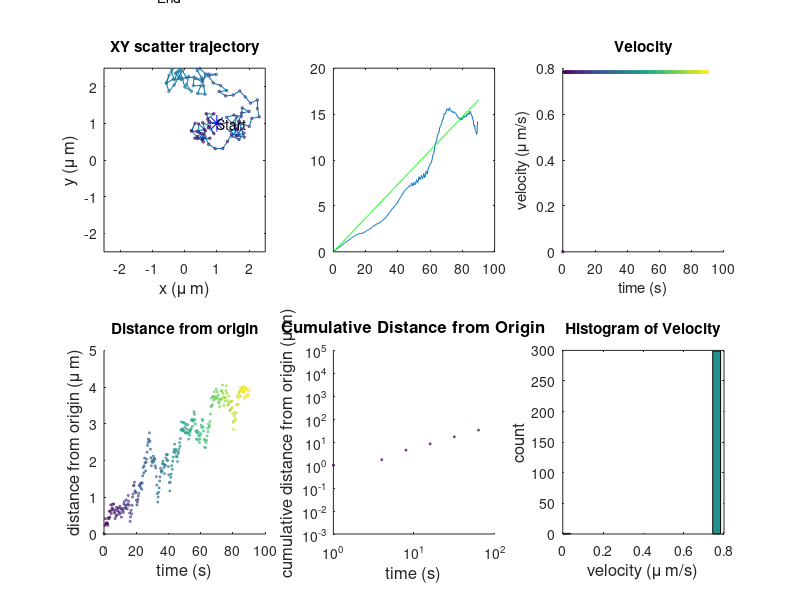
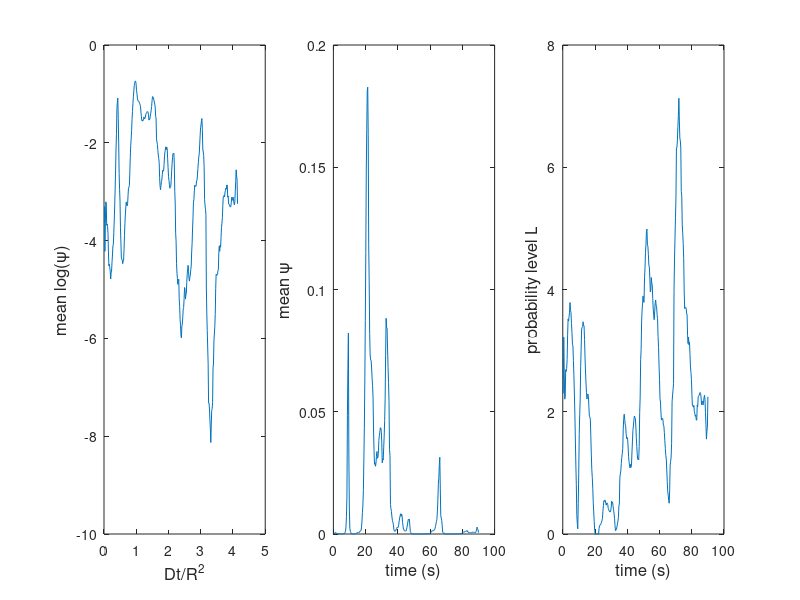
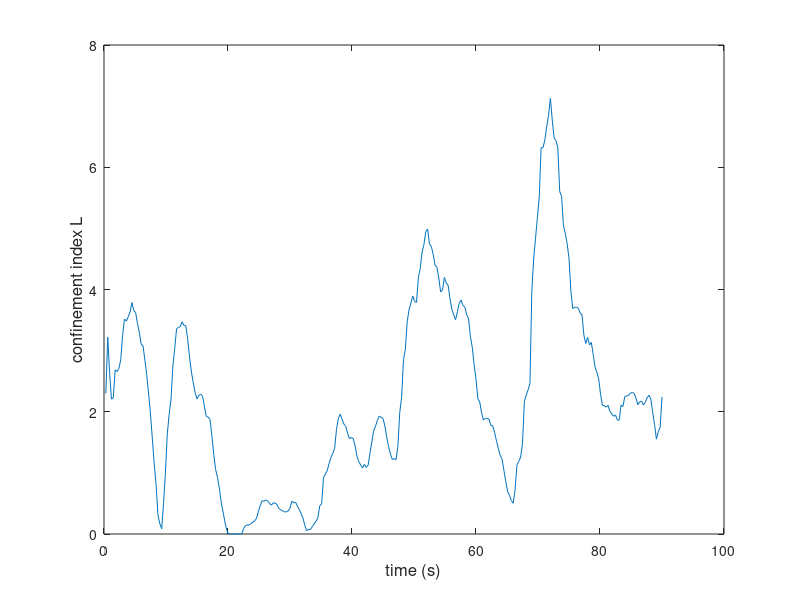
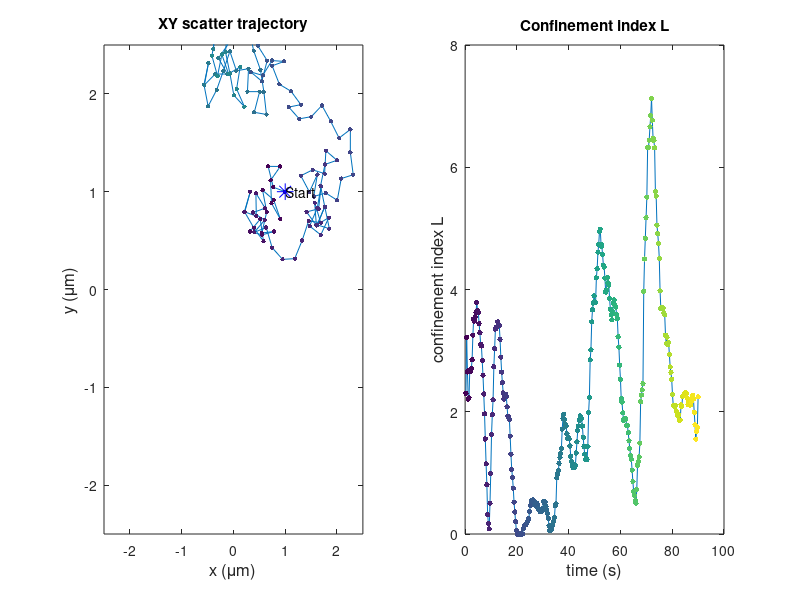

These figures' MATLAB source, in order:
% 1. simulates a random walk according to the initialized parameters
% 2. calculates trajectory parameters: scatter, MSD, velocity, distance from origin
% 3. calculates the confinement index according to Simson, et al. (1995), Biophysical Journal, 69(September), 989?993. 
% 
% 
% D-diffusion coefficient
% dt-time step
% 
% Date:     04/05/15
% Author:   Christian Sieben

clear all, clc, close all

%% Initiate parameters

%%%%%%%%%%%%%%%%%%%%%%%%%%%%%%%%%%%%%%%%%%%%%%%%%%%%%%%%%%%%%%%%%%%%%%%%%

start=[1 1];                                % starting coordinates
num_steps=300;                              % number of steps
D=0.046;                                     % diffusion constant ?m2/s             
segment=20;                                 % Sm, segment length in frames


dt=0.3;                     % time step
dx=1;                       % pixel size
step_size=sqrt(4*D*dt);     % D=(dx^2)/dt --> in ?m  

minAxis=-2.5;               % min axis 
maxAxis=2.5;                % max axis


figure('Position',[200 400 900 650],'name','Overview Figure: scatter, velocity, MSD, cum. displacement')
h=gcf;
set(h,'PaperOrientation','landscape');
%%%%%%%%%%%%%%%%%%%%%%%%%%%%%%%%%%%%%%%%%%%%%%%%%%%%%%%%%%%%%%%%%%%%%%%%%
%% Calculate random walk

pos = zeros(num_steps,2);
pos(1,1)=start(1);
pos(1,2)=start(2);
pos(1,3)=0;

a = 1;       % randomize angle
b = 360;  
angle = (b-a).*rand(num_steps,1) + a;

for k=2:num_steps;
    
    pos(k,1)=(pos(k-1,1))+sin(angle(k))*step_size;      % pos in ?m
    pos(k,2)=(pos(k-1,2))+cos(angle(k))*step_size;      % pos in ?m
    pos(k,3)=k*dt;                                      % time in seconds
    
end

%% Plot Data

subplot(2,3,1)
line(pos(:,1)*dx,pos(:,2)*dx);hold on;
scatter(pos(:,1)*dx,pos(:,2)*dx,3,pos(:,3));hold on;
plot(pos(1,1)*dx,pos(1,2)*dx,'*b','MarkerSize',12);hold on;
text(pos(1,1)*dx,pos(1,2)*dx, 'Start');
plot(pos(length(pos),1)*dx,pos(length(pos),2)*dx,'+b','MarkerSize',12);hold on;
text(pos(length(pos),1)*dx,pos(length(pos),2)*dx,'End');hold on;
title('XY scatter trajectory');
axis([minAxis maxAxis minAxis maxAxis])
xlabel('x (\mu m)', 'FontSize',12);
ylabel('y (\mu m)', 'FontSize',12);
box on;
% c=colorbar%('northoutside');


%% Plot displacement from origin

dcum = zeros(num_steps,1);
dcum(1,1)=0;

for k=2:num_steps;
    
    dist(k,1)=sqrt(((pos(k,1)-pos(1,1))^2)+((pos(k,2)-pos(1,2))^2));

    dcum(k)=dist(k)+dcum(k-1);
end

subplot(2,3,4)
scatter(pos(:,3),dist*dx,2,pos(:,3));
title('Distance from origin');
xlabel('time (s)', 'FontSize',12);
ylabel('distance from origin (\mu m)', 'FontSize',12);

subplot(2,3,5)
scatter(pos(:,3),dcum*dx,2,pos(:,3));
set(gca,'xscale','log')
set(gca,'yscale','log')
axis([1 100 0.001 1e5])
title('Cumulative Distance from Origin', 'FontSize',12);
xlabel('time (s)', 'FontSize',12);
ylabel('cumulative distance from origin (\mu m)', 'FontSize',12);

%% My MSD

frame=pos(:,3);
frame=frame/dt; % random walk generate in s --> transform to frames
frame=frame-min(frame);

% i = frame --> Reihe
% j = gap; --> Spalte

msd=zeros(max(frame), 50);
msd2=zeros(50, 3);

for i=1:1:max(frame);    % for all frames
    vx=find(frame == i);
    
    if isempty(vx)==1; % if frame does not exist, skip   
    else
        
    
    for j=1:300; % time gap
    
    if vx+j>length(pos) || i+j~=frame(vx+j) % if point plus gap exeeds lentgh, skip
    
        msd(i,j)=0;
    
    else
        
        msd(i,j)=((pos(vx,1)-pos(vx+j,1))^2)+((pos(vx,2)-pos(vx+j,2))^2);
    
%         msd2(j,1)=j;
%         msd2(j,2)=mean(nonzeros(msd(:,j)));
%         msd2(j,3)=std(nonzeros(msd(:,j)));
    end
    
    end
        
    end
    
end

for m=1:300;
    
        msd2(m,1)=m;
        msd2(m,2)=mean(nonzeros(msd(:,m)));
        msd2(m,3)=std(nonzeros(msd(:,m)));
        
end


msd2(:,4)=msd2(:,2);        % mean msd per second
msd2(:,5)=msd2(:,1)*dt;     % lag time in second
msd2(:,6)=msd2(:,3);        % error msd per second

subplot(2,3,2)
% scatter(msd2(:,5),msd2(:,4)); hold on;
% errorbar(msd2(:,5),msd2(:,4),msd2(:,6)); hold on;
plot(msd2(:,5),msd2(:,4)); hold on;
plot(msd2(:,5),4*D*msd2(:,5),'-g')

%% Velocity

vel=zeros(length(pos),1);

for k=2:num_steps;
    
    vel(k,1)=sqrt(((pos(k,1)-pos(k-1,1))^2)+((pos(k,2)-pos(k-1,2))^2));

    
end

vel=vel*dx/dt; % vel in ?m/s
subplot(2,3,3)
scatter(pos(:,3),vel,3,pos(:,3));
title('Velocity');
xlabel('time (s)');
ylabel('velocity (\mu m/s)');


subplot(2,3,6)
hist(vel,20)
title('Histogram of Velocity');
xlabel('velocity (\mu m/s)', 'FontSize',12);
ylabel('count', 'FontSize',12);

%% Calculate confinement

% generate variable frame

frame=pos(:,3);             % time step in seconds
frame=frame/dt;             % time step in frames
frame=frame-min(frame);     % starting from 0
frame(1,1)=1;               % starting from 1

% i = frame --> Reihe
% j = gap; --> Spalte

prob=[];    %zeros(max(frame), 5);
prob2=[];   %zeros(5, 2);
d=[];
vx=[];
vy=[];

c=1;

for i=1:max(frame)-segment;                       % for all frames
    vx=find(frame == i);                     % find frame i
    
    if isempty(vx)==1;                       % if frame does not exist, skip   
    else
        
     
    for j=4:segment;                                           % segment length
          
        vy=find(frame <= (i+j) & frame >= i );          % select segment
        subset(:,1)=pos(vy);                            % define segment as subset
        subset(:,2)=pos(vy,2);
        
        if length(vy)==1;   % if subset is only 1 frame --> distance is 0
                     R=0;
        else    
        
            for  k=2:length(subset);
                 d(k,1)=sqrt(((subset(k,1)-subset(1,1))^2)+((subset(k,2)-subset(1,2))^2));    % calculate the distance to each point in subset from point i  
            end
        R=max(d);                                                      % maximum distance within subset
        prob(i:(i+j),c)=0.2048-2.5117*((D*j)./(R^2));                  % probability within subset
%         prob(c,i:(i+j))=((D*j)./(R^2));

%       prob(c,i:(i+j))=horzcat(prob(c,i:(i+j)),((D*j)./(R^2)));
        c=c+1;  
        clear subset
        end
    
%     c=c+1;    
        
    end
    clear vx vy R d;
    
    end
   
end
clear subset

for l=1:length(frame)
    
prob2(l,1)=l;                           % frame
prob2(l,2)=mean(nonzeros(prob(l,:)));   % this is psi

end


L=[];

for i=1:length(prob2)
    
    if 10.^(prob2(i,2))>0.1
       L(i,1)=0;
       
    else
        
        L(i,1)=((prob2(i,2))*(-1)-1);
        
    end
L(i,2)=i;
    
end

figure('Position',[200 20 900 300],'name','Confinement parameters')
h=gcf;
set(h,'PaperOrientation','landscape');

subplot(1,3,1)
plot(D*prob2(:,1)*dt,prob2(:,2));hold on;
xlabel('Dt/R^2','FontSize',12);
ylabel('mean log(\psi)','FontSize',12);

subplot(1,3,2)
plot(prob2(:,1)*dt,10.^(prob2(:,2)));hold on;
xlabel('time (s)','FontSize',12);
ylabel('mean \psi','FontSize',12);

subplot(1,3,3)
plot(L(:,2)*dt, L(:,1)); hold on;       
xlabel('time (s)','FontSize',12);
ylabel('probability level L','FontSize',12);

%% Figures to save

figure('Position',[200 800 300 300], 'name','confinement index L')

plot(L(:,2)*dt, L(:,1)); hold on;
% plot(L(:,2)*dt, s3,'-r');       
xlabel('time (s)','FontSize',12);
ylabel('confinement index L','FontSize',12);


figure('Position',[600 800 600 300], 'name','XY scatter and confinement index L')
h=gcf;
set(h,'PaperOrientation','landscape');

subplot(1,2,1)
line(pos(:,1)*dx,pos(:,2)*dx);hold on;
scatter(pos(:,1)*dx,pos(:,2)*dx,10,pos(:,3),'filled');hold on;
plot(pos(1,1)*dx,pos(1,2)*dx,'*b','MarkerSize',12);hold on;
text(pos(1,1)*dx,pos(1,2)*dx, 'Start');
plot(pos(length(pos),1)*dx,pos(length(pos),2)*dx,'+b','MarkerSize',12);hold on;
text(pos(length(pos),1)*dx,pos(length(pos),2)*dx,'End');hold on;
axis([minAxis maxAxis minAxis maxAxis])
title('XY scatter trajectory');
xlabel('x (\mum)','FontSize',12);
ylabel('y (\mum)','FontSize',12);
box on;

subplot(1,2,2)
plot(L(:,2)*dt, L(:,1)); hold on;
scatter(L(:,2)*dt, L(:,1),15,pos(:,3),'filled')
% plot(L(:,2)*dt, s3,'-r');       
xlabel('time (s)','FontSize',12);
ylabel('confinement index L','FontSize',12);
title('Confinement index L');
%% 

figure('Position',[500 800 500 600], 'name','Compare time with displacement and confinement')
h=gcf;
set(h,'PaperOrientation','portrait');

subplot(4,1,1)
line(pos(:,3)*dt,pos(:,1));hold on;
scatter(pos(:,3)*dt,pos(:,1),5,pos(:,3)*dt);hold on;
xlabel('time (s)','FontSize',12);
ylabel('x (\mu m)','FontSize',12);
box on;



subplot(4,1,2)
line(frame*dt,pos(:,2));hold on;
scatter(frame*dt,pos(:,2),5,pos(:,3));hold on;
xlabel('time (s)','FontSize',12);
ylabel('y (\mu m)','FontSize',12);
box on;

subplot(4,1,3)
plot(L(:,2)*dt, L(:,1)); hold on;
scatter(L(:,2)*dt, L(:,1),15,pos(:,3),'filled')     
xlabel('time (s)','FontSize',12);
ylabel('confinement index L','FontSize',12);
box on;

dcum = zeros(num_steps,1);
dcum(1,1)=0;

for k=2:num_steps;
    
    dist(k,1)=sqrt(((pos(k,1)-pos(1,1))^2)+((pos(k,2)-pos(1,2))^2));

    dcum(k)=dist(k)+dcum(k-1);
end


subplot(4,1,4)
plot(frame*dt,dist); hold on;
scatter(frame*dt,dist,2,pos(:,3)*dt);
xlabel('time (s)','FontSize',12);
ylabel('distance from origin (\mu m)','FontSize',12);
box on;


